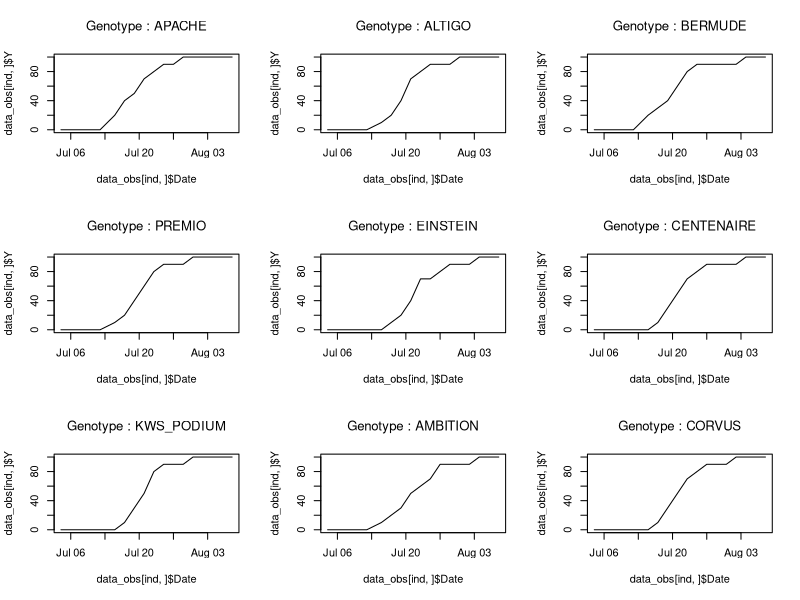
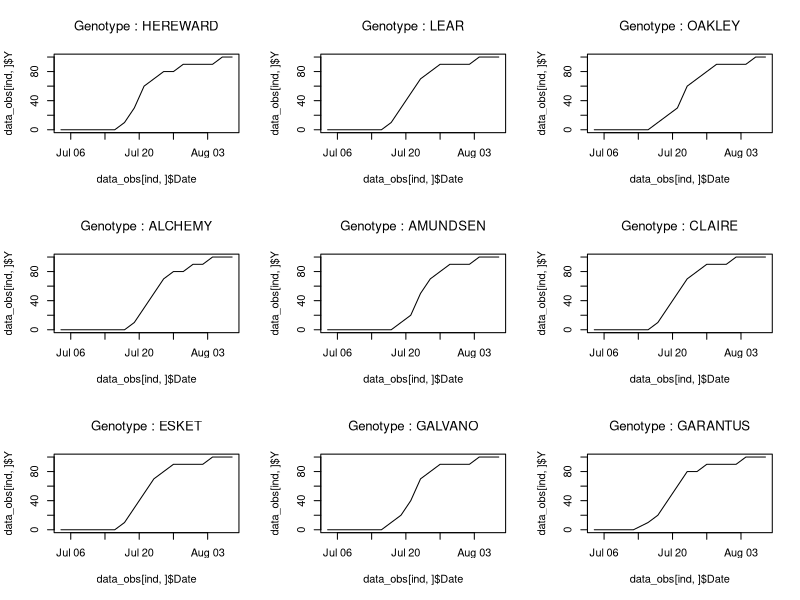
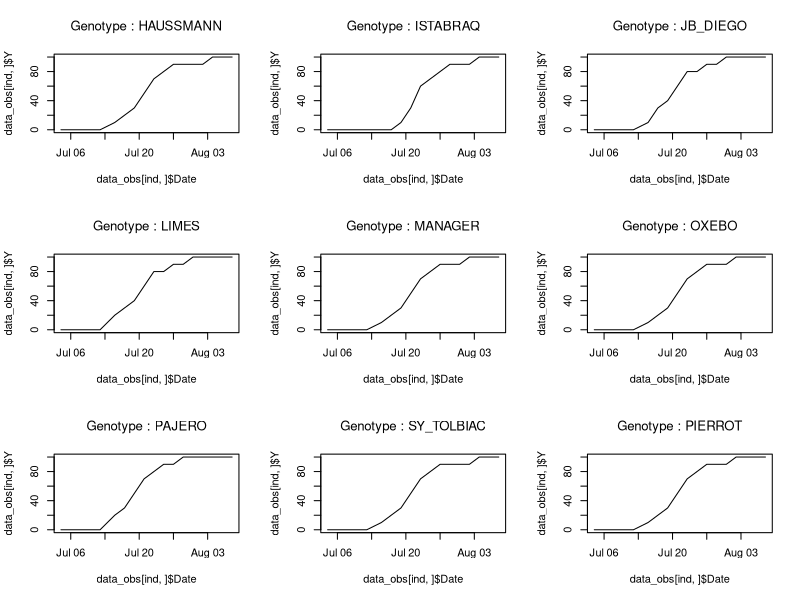
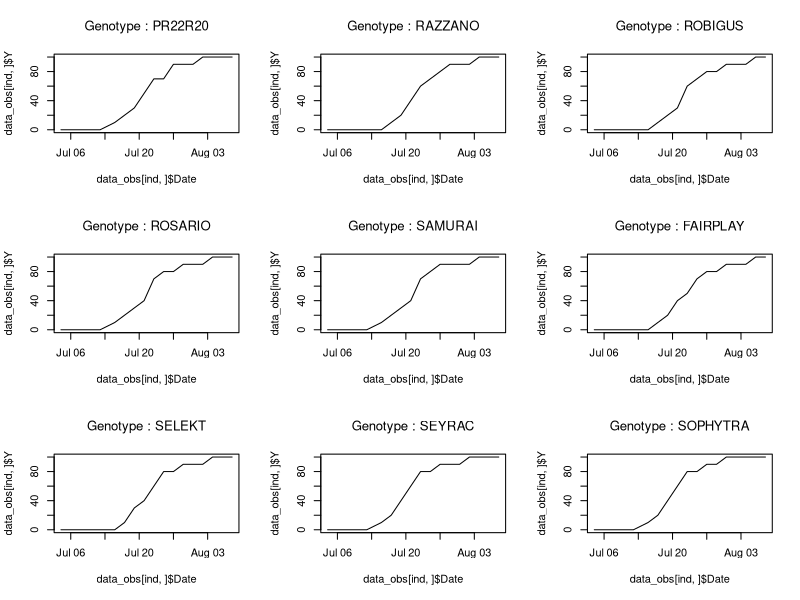
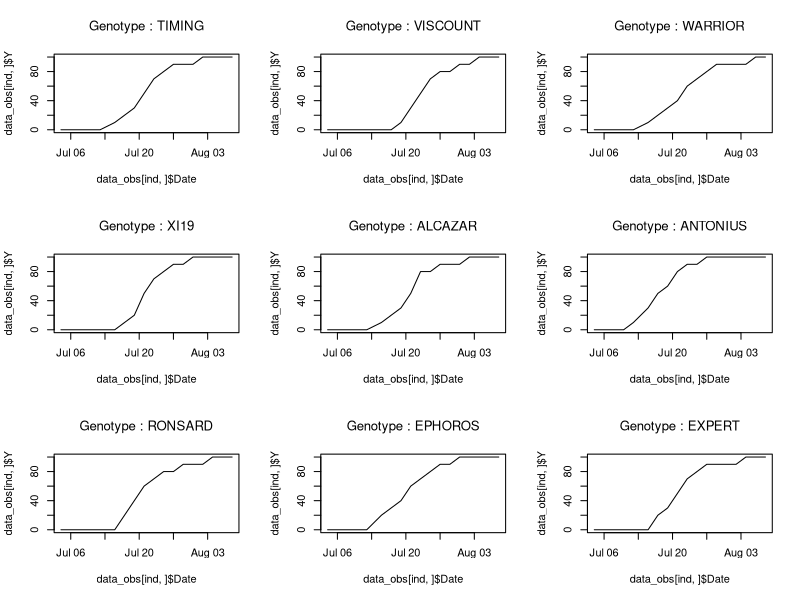
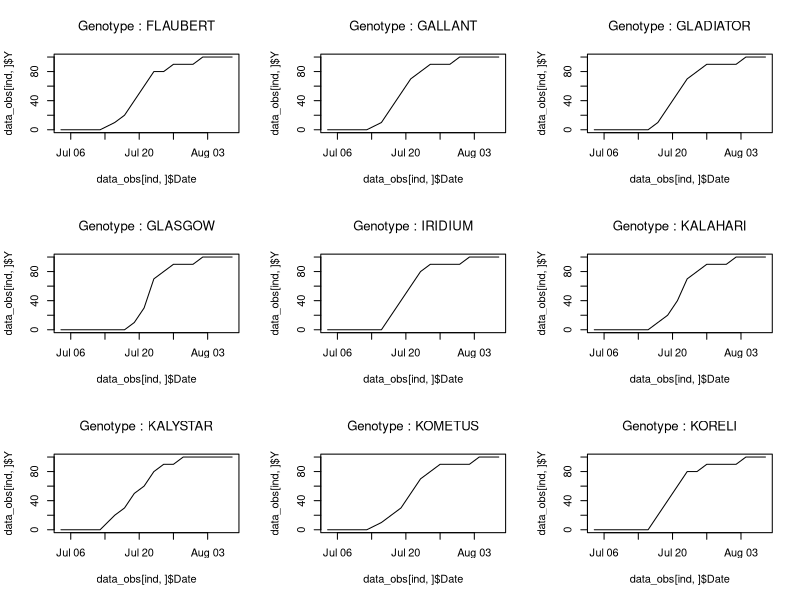
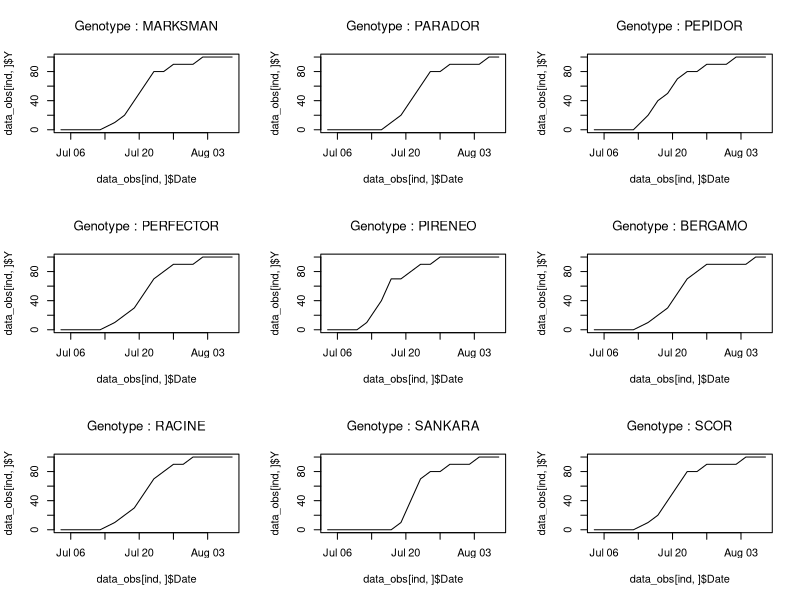
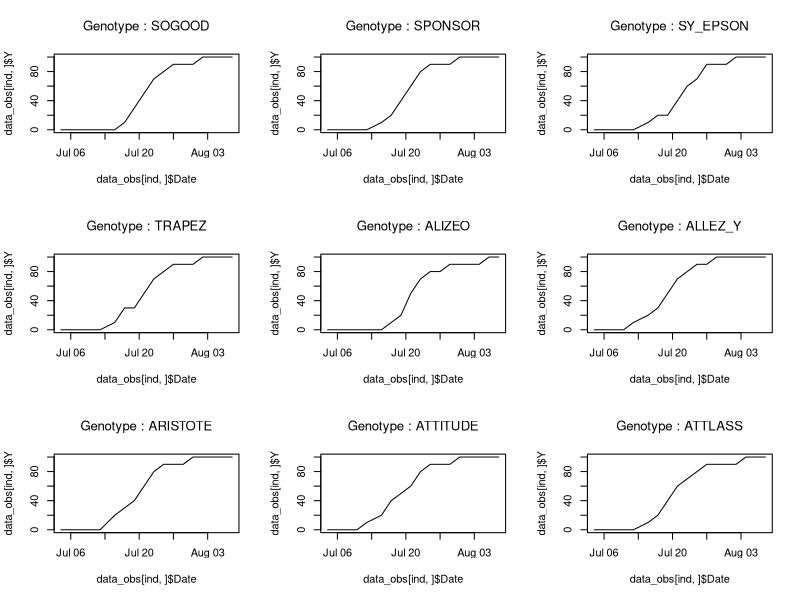

These figures' R source, in order:
## >>>>>>>>>>>> Script for Figure 6 <<<<<<<<<<<

rm(list=ls())

library(ggplot2)
library(stringr)
library(dplyr)

####################### Observed data #######################

data <- read.csv2("13INRmon_NUE_LN.csv")
head(data)
dates <- which(str_detect(colnames(data),"date") == T)

#Formatting the data set:
newdata <- data[,1:(dates[1])]
nbcol <- dim(newdata)[2]
colnames(newdata)[nbcol-1] <- "Y"
colnames(newdata)[nbcol] <- "Date"

for (i in dates[-1]){
  datatemp <- data[,c(1:(dates[1]-2),i-1,i)]
  colnames(datatemp)[nbcol-1] <- "Y"
  colnames(datatemp)[nbcol] <- "Date"
  newdata <- rbind(newdata,datatemp)
}


newdata <- newdata[,-c(2,3,6,7)] #One year, one location, one constraint and one condition: unnecessary variables

newdata$Date <- as.Date(newdata$Date,"%d/%m/%y")

newdata$Line <- paste(newdata$GENOTYPE,newdata$REPLICATE,sep="_")

# Only block 1 is kept when there are several blocks:
for (i in unique(newdata$GENOTYPE)){
  if (length(unique(newdata[newdata$GENOTYPE==i,]$BLOCK))!=1){
    ind_block=which((newdata$GENOTYPE==i)&(newdata$BLOCK!=1))
    newdata=newdata[-ind_block,]
  }
}

#We keep only replicate 1:
newdata1 <- filter(newdata,REPLICATE=="1")

minD <- min(julian(newdata1$Date))
newdata1$Day <- julian(newdata1$Date) - minD

data_obs=newdata1
save(data_obs,file="data_obs.Rdata")

par(mfrow=c(3,3))
for (i in unique(data_obs$GENOTYPE)){
  ind <- which((data_obs$GENOTYPE==i))
  plot(y=data_obs[ind,]$Y,x=data_obs[ind,]$Date,col=1,type='l',main=substitute(exp = paste("Genotype : ", gen_i),env = list(gen_i = i)))
}
genotype_plot=unique(data_obs$GENOTYPE)[200:209]
data_plot=data_obs[which(data_obs$GENOTYPE%in%genotype_plot),]
ggplot(data_plot, aes(x=Date, y=Y, group=GENOTYPE,color=GENOTYPE)) + geom_point(size=2) +
  geom_line(linetype = "dashed") + labs(color="VARIETIES") + ylab("Senescence (in %)") +theme_bw() +
  theme(axis.text=element_text(size=30), axis.title=element_text(size=30,face="bold"),legend.title = element_text(size=15), legend.text = element_text(size=15))


